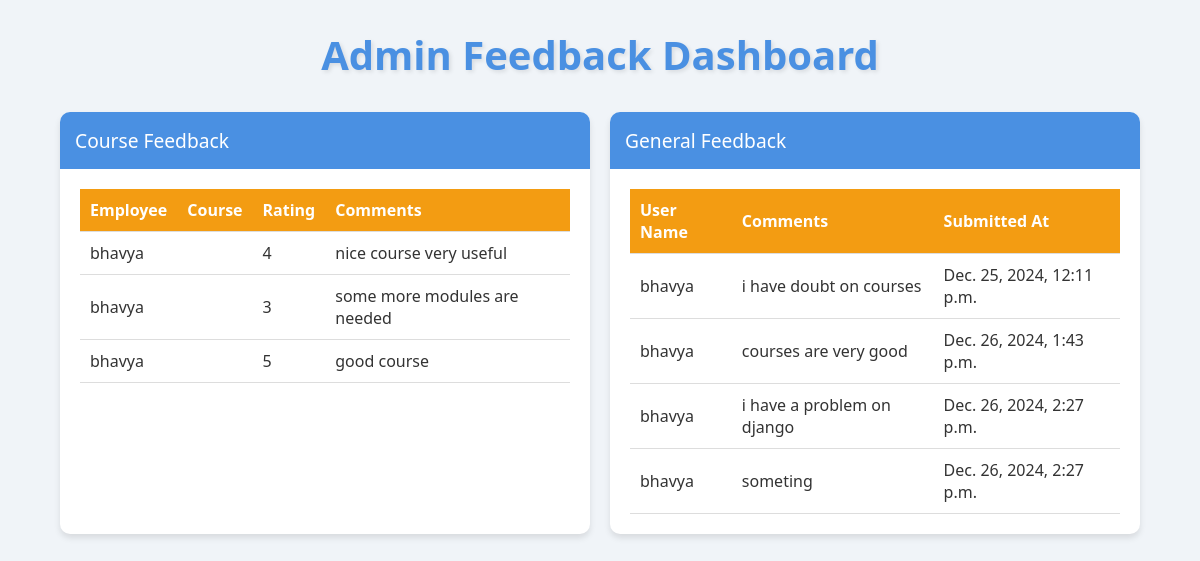
/dashboard/feedback_tracker/1/, run on the app's committed database.
### dashboards/models.py (models this page shows, shortened)
class Feedback(models.Model):
    feedback_id = models.AutoField(primary_key=True)
    course = models.ForeignKey('Course', on_delete=models.CASCADE)  # ForeignKey to Course
    employee = models.ForeignKey('authentication.User', on_delete=models.CASCADE)  # ForeignKey to User
    rating = models.IntegerField()  # IntegerField for ratings
    comments = models.TextField(blank=True, null=True)
    class Meta:
        constraints = [
            models.CheckConstraint(check=models.Q(rating__gte=1) & models.Q(rating__lte=5), name='rating_between_1_and_5')
        ]

class GeneralFeedback(models.Model):
    user = models.ForeignKey('authentication.User', on_delete=models.CASCADE)  # User providing the feedback
    comments = models.TextField()  # Feedback comments
    submitted_at = models.DateTimeField(auto_now_add=True)  # Timestamp of submission

### authentication/models.py (models this page shows, shortened)
class User(models.Model):
    name = models.CharField(max_length=100)
    email = models.EmailField(unique=True)
    password = models.CharField(max_length=255)
    role = models.ForeignKey(Role, on_delete=models.CASCADE)

### dashboards/views.py (the view)
# urls.py: path('feedback_tracker/<int:user_id>/',views.feedback_tracker,name='feedback_tracker')
def feedback_tracker(request,user_id):
    feedbacks = Feedback.objects.all().select_related('course', 'employee')
    general_feedback_data = GeneralFeedback.objects.all().select_related('user')
    return render(request, 'dashboards/feedback_tracker.html', {
        'course_feedback_data': feedbacks,
        'general_feedback_data': general_feedback_data
    })

### dashboards/templates/dashboards/feedback_tracker.html (shortened to what this page needs)
<!DOCTYPE html>
<html lang="en">
<head>
</head>
<body>
    <h1 class="fade-in">Admin Feedback Dashboard</h1>
<div class="container">
    <div class="card fade-in">
        <div class="card-header">Course Feedback</div>
        <div class="card-content">
            <table id="courseFeedbackTable">
                <thead>
                    <tr>
                        <th>Employee</th>
                        <th>Course</th>
                        <th>Rating</th>
                        <th>Comments</th>
                    </tr>
                </thead>
                <tbody>
                    {% for feedback in course_feedback_data %}
                    <tr>
                        <td>{{ feedback.employee.name }}</td>
                        <td>{{ feedback.course.name }}</td>
                        <td>{{ feedback.rating }}</td>
                        <td>{{ feedback.comments }}</td>
                    </tr>
                    {% empty %}
                    <tr>
                        <td colspan="4">No feedback available.</td>
                    </tr>
                    {% endfor %}
                </tbody>
            </table>
        </div>
    </div>
    <div class="card fade-in">
        <div class="card-header">General Feedback</div>
        <div class="card-content">
            <table id="generalFeedbackTable">
                <thead>
                    <tr>
                        <th>User Name</th>
                        <th>Comments</th>
                        <th>Submitted At</th>
                    </tr>
                </thead>
                <tbody>
                    {% for feedback in general_feedback_data %}
                    <tr>
                        <td>{{ feedback.user.name }}</td>
                        <td>{{ feedback.comments }}</td>
                        <td>{{ feedback.submitted_at }}</td>
                    </tr>
                    {% empty %}
                    <tr>
                        <td colspan="3">No general feedback available.</td>
                    </tr>
                    {% endfor %}
                </tbody>
            </table>
        </div>
    </div>
</div>
</body>
</html>

### dashboards/templates/dashboards/feedback_tracker.html (style rules this page uses)
:root { --primary-color: #4a90e2; --secondary-color: #f39c12; --background-color: #f0f4f8; --text-color: #333; --card-background: #ffffff; }
body { font-family: 'Segoe UI', Tahoma, Geneva, Verdana, sans-serif; margin: 0; padding: 0; background-color: var(--background-color); color: var(--text-color); }
.container { width: 90%; max-width: 1200px; margin: 20px auto; display: grid; grid-template-columns: repeat(auto-fit, minmax(300px, 1fr)); gap: 20px; }
h1 { text-align: center; color: var(--primary-color); font-size: 2.5em; margin-bottom: 30px; text-shadow: 2px 2px 4px rgba(0,0,0,0.1); }
.card { background: var(--card-background); border-radius: 10px; box-shadow: 0 4px 6px rgba(0,0,0,0.1); overflow: hidden; transition: transform 0.3s ease; }
.card-header { background-color: var(--primary-color); color: white; padding: 15px; font-size: 1.2em; }
.card-content { padding: 20px; }
table { width: 100%; border-collapse: collapse; }
table th, table td { padding: 10px; text-align: left; border-bottom: 1px solid #ddd; }
table th { background-color: var(--secondary-color); color: white; }
.fade-in { animation: fadeIn 0.5s ease-in; }

### data on the page
Feedback: employee.name "bhavya", rating "4", comments "nice course very useful"
Feedback: employee.name "bhavya", rating "3", comments "some more modules are needed"
Feedback: employee.name "bhavya", rating "5", comments "good course"
GeneralFeedback: user.name "bhavya", comments "i have doubt on courses", submitted_at "Dec. 25, 2024, 12:11 p.m."
GeneralFeedback: user.name "bhavya", comments "courses are very good", submitted_at "Dec. 26, 2024, 1:43 p.m."
GeneralFeedback: user.name "bhavya", comments "i have a problem on django", submitted_at "Dec. 26, 2024, 2:27 p.m."
GeneralFeedback: user.name "bhavya", comments "someting", submitted_at "Dec. 26, 2024, 2:27 p.m."
